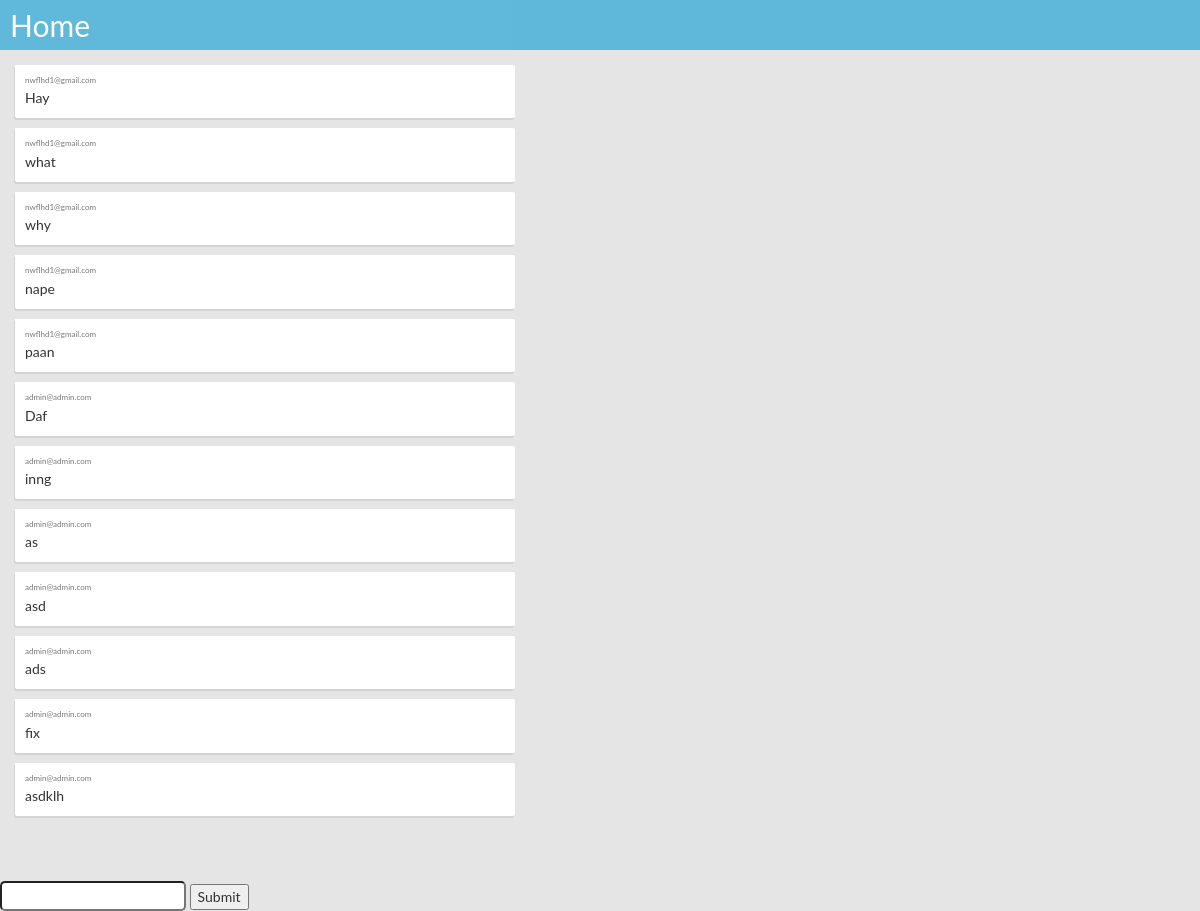
/index.php/user/ChatV, run on the app's committed database.
### tables this page shows
CREATE TABLE `chat` (
  `id_chat` int(5) NOT NULL,
  `user` varchar(50) NOT NULL,
  `msg` varchar(500) NOT NULL
);

### application/controllers/User.php (called while the page is built, shortened)
<?php
class User extends CI_Controller {
public function __construct(){
  			$this->load->helper('url');
  	 		$this->load->model('user_model');
        $this->load->library('session');
}
public function ChatV(){
  $data['chat'] = $this->user_model->tampil_chat();
  $this->load->view("ChatView.php" , $data);
}
}
?>

### index.php (called while the page is built, shortened)
<?php
require_once BASEPATH.'core/CodeIgniter.php';

### application/models/User_model.php (called while the page is built, shortened)
<?php
class User_model extends CI_model{
  public function tampil_chat(){
    $query = $this->db->get('chat');
    return $query->result();
  }
}
?>

### application/views/chatView.php (the view, shortened to what this page needs)
<!DOCTYPE html>
<html>
<head>
<link rel="stylesheet" href="https://maxcdn.bootstrapcdn.com/bootstrap/3.3.7/css/bootstrap.min.css">
</head>
<body>
<div class="menu">
            <div class="back"><a style="color: white;" class="active" href="<?php echo base_url('user/user_profile'); ?>">Home</a></div>
                </div>
    <ol class="chat">
<?php
		foreach ($chat as $chat) {
		?>
    <li class="other">
      <div class="msg">
        <p><?php echo $chat->user; ?></p>
        <time><?php echo $chat->msg; ?></time>
      </div>
    </li>
<?php
	}
	?>
    </ol>
<form method="POST" action ="<?php echo base_url('user/kirim');?>">
<td><input style="    border-radius: 5px;
    table-layout: fixed;
    height: 30px;" class="textarea" type="text" name="pesan"></td>
<td><input type="submit"></td>
</form>
</body>
</html>

### application/views/chatView.php (style rules this page uses)
html, body { background: #e5e5e5; font-family: 'Lato', sans-serif; margin: 0px auto; }
a { color: rgba(82,179,217,0.9); }
.menu { position: fixed; top: 0px; left: 0px; right: 0px; width: 100%; height: 50px; background: rgba(82,179,217,0.9); z-index: 100; -webkit-touch-callout: none; -webkit-user-select: none; -moz-user-select: none; -ms-user-select: none; }
.back { position: absolute; width: 90px; height: 50px; top: 0px; left: 0px; color: #fff; line-height: 50px; font-size: 30px; padding-left: 10px; cursor: pointer; }
.chat { list-style: none; background: none; margin: 0; padding: 0 0 50px 0; margin-top: 60px; margin-bottom: 10px; }
.chat li { padding: 0.5rem; overflow: hidden; display: flex; }
.other .msg { order: 1; border-top-left-radius: 0px; box-shadow: -1px 2px 0px #D4D4D4; }
.other:before { content: ""; position: relative; top: 0px; right: 0px; left: 40px; width: 0px; height: 0px; border: 5px solid #fff; border-left-color: transparent; border-bottom-color: transparent; }
.msg { background: white; min-width: 500px; padding: 10px; border-radius: 2px; box-shadow: 0px 2px 0px rgba(0, 0, 0, 0.07); }
.msg p { font-size: 0.8rem; margin: 0 0 0.2rem 0; color: #777; }

### data on the page
chat: user "nwflhd1@gmail.com", msg "Hay"
chat: user "nwflhd1@gmail.com", msg "what"
chat: user "nwflhd1@gmail.com", msg "why"
chat: user "nwflhd1@gmail.com", msg "nape"
chat: user "nwflhd1@gmail.com", msg "paan"
chat: user "admin@admin.com", msg "Daf"
chat: user "admin@admin.com", msg "inng"
chat: user "admin@admin.com", msg "as"
chat: user "admin@admin.com", msg "asd"
chat: user "admin@admin.com", msg "ads"
chat: user "admin@admin.com", msg "fix"
chat: user "admin@admin.com", msg "asdklh"
